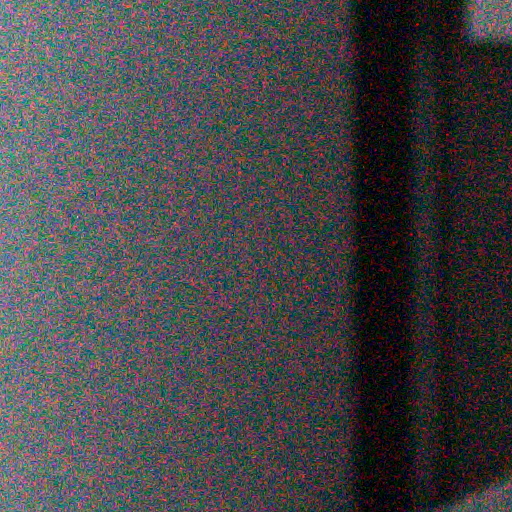
%> input picture dataset/batch10/noisy.bmp, 512 x 512 px
$ octave Denoising_Main.m   (GNU Octave 9; MATLAB toolbox functions it lacks are replaced by stand-ins)
%> lines starting %> are read from the running program, lines starting %| are printed output that depends on the picture
%> further down, Noisy_Image is the input picture: size 512x512x3 uint8; mean R, G, B 69.7, 68.7, 70.9
### algoritms/matlab/NCSR/Utilities/NCSR_Denoising.m
% =========================================================================
% NCSR for image denoising, Version 1.0
% Copyright(c) 2013 Weisheng Dong, Lei Zhang, Guangming Shi, and Xin Li
% All Rights Reserved.
%
% ----------------------------------------------------------------------
% Permission to use, copy, or modify this software and its documentation
% for educational and research purposes only and without fee is here
% granted, provided that this copyright notice and the original authors'
% names appear on all copies and supporting documentation. This program
% shall not be used, rewritten, or adapted as the basis of a commercial
% software or hardware product without first obtaining permission of the
% authors. The authors make no representations about the suitability of
% this software for any purpose. It is provided "as is" without express
% or implied warranty.
%----------------------------------------------------------------------
%
% This is an implementation of the algorithm for image interpolation
%
% Please cite the following paper if you use this code:
%
% Weisheng Dong, Lei Zhang, Guangming Shi, and Xin Li.,"Nonlocally
% centralized sparse representation for image restoration", IEEE Trans. on
% Image Processing, vol. 22, no. 4, pp. 1620-1630, Apr. 2013.
%
%--------------------------------------------------------------------------
function im_out  =  NCSR_Denoising( par )
nim           =   par.nim;
[h, w, ch]     =   size(nim);
%> h = 512; w = 512; ch = 3
par.step      =   1;
par.h         =   h;
%> par.h = 512
par.w         =   w;
%> par.w = 512
dim           =   uint8(zeros(h, w, ch));

if  ch == 3
    n_im           =   rgb2ycbcr( uint8(nim) );
%> n_im: size 512x512x3 uint8; mean of channels 1, 2, 3 75.5, 128.8, 128.3
    dim(:,:,2)     =   n_im(:,:,2);
%> dim: size 512x512x3 uint8; mean of channels 1, 2, 3 0, 128.8, 0
    dim(:,:,3)     =   n_im(:,:,3);
%> dim: size 512x512x3 uint8; mean of channels 1, 2, 3 0, 128.8, 128.3
    n_im           =   double( n_im(:,:,1));
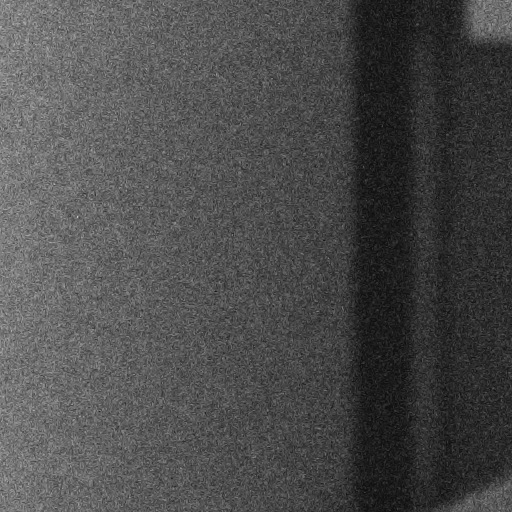
%> n_im: size 512x512 double; min 16, max 202, mean 75.5

else
    n_im           =   nim;
end

[d_im]     =   Denoising(n_im, par);


[h, w, ch]  =  size(nim);

if ch==3
    dim(:,:,1)   =  uint8(d_im);
    im_out       =  double(ycbcr2rgb( dim ));
else
    im_out  =  d_im;
end
return;


function  [d_im ]    =   Denoising(n_im, par)
[h1, w1]     =   size(n_im);
%> h1 = 512; w1 = 512

par.tau1    =   0.1;
par.tau2    =   0.2;
par.tau3    =   0.3;
d_im        =   n_im;
lamada      =   0.02;
v           =   par.nSig;
%> v = 20
cnt         =   1;

for k    =  1:par.K

    Dict          =   KMeans_PCA( d_im, par, par.cls_num );
    [blk_arr, wei_arr]     =   Block_matching( d_im, par);

    for i  =  1 : 3
        d_im    =   d_im + lamada*(n_im - d_im);
        dif     =   d_im-n_im;
        vd      =   v^2-(mean(mean(dif.^2)));

        if (i ==1 && k==1)
            par.nSig  = sqrt(abs(vd));
        else
            par.nSig  = sqrt(abs(vd))*par.lamada;
        end

        [alpha, beta, Tau1]   =   Cal_Parameters( d_im, par, Dict, blk_arr, wei_arr );

        d_im        =   NCSR_Shrinkage( d_im, par, alpha, beta, Tau1, Dict, 1 );

        cnt   =  cnt + 1;
%         imwrite(d_im./255, 'Results\tmp.tif');
    end
end

### algoritms/matlab/NCSR/Utilities/KMeans_PCA.m
% =========================================================================
% NCSR for image denoising, Version 1.0
% Copyright(c) 2013 Weisheng Dong, Lei Zhang, Guangming Shi, and Xin Li
% All Rights Reserved.
%
% ----------------------------------------------------------------------
% Permission to use, copy, or modify this software and its documentation
% for educational and research purposes only and without fee is here
% granted, provided that this copyright notice and the original authors'
% names appear on all copies and supporting documentation. This program
% shall not be used, rewritten, or adapted as the basis of a commercial
% software or hardware product without first obtaining permission of the
% authors. The authors make no representations about the suitability of
% this software for any purpose. It is provided "as is" without express
% or implied warranty.
%----------------------------------------------------------------------
%
% This is an implementation of the algorithm for image interpolation
%
% Please cite the following paper if you use this code:
%
% Weisheng Dong, Lei Zhang, Guangming Shi, and Xin Li.,"Nonlocally
% centralized sparse representation for image restoration", IEEE Trans. on
% Image Processing, vol. 22, no. 4, pp. 1620-1630, Apr. 2013.
%
%--------------------------------------------------------------------------
function  Dict   =  KMeans_PCA( im, par, cls_num )
b         =   par.win;
psf       =   fspecial('gauss', par.win+2, par.sigma);
[Y, X]    =   Get_patches(im, b, psf, 1, 1);
for i=2:2:6
   [Ys, Xs]   =   Get_patches(im, b, psf, 1, 0.8^i);
   Y          =   [Y Ys];
   X          =   [X Xs];
end

delta       =   sqrt(par.nSig^2+16);
v           =   sqrt( mean( Y.^2 ) );
[a, i0]     =   find( v<delta );
if length(i0)<par.m_num
    D0      =   dctmtx(par.win^2);
else
    D0      =   getpca( X(:, i0), par.nSig );
end
set         =   1:size(Y, 2);
set(i0)     =   [];
Y           =   Y(:,set);
X           =   X(:,set);

itn       =   14;
m_num     =   par.m_num;
rand('seed',0);

[cls_idx, vec, cls_num]   =  Clustering(Y, cls_num, itn, m_num);
vec   =  vec';


[s_idx, seg]   =  Proc_cls_idx( cls_idx );
PCA_D          =  zeros(b^4, cls_num);
for  i  =  1 : length(seg)-1

    idx    =   s_idx(seg(i)+1:seg(i+1));
    cls    =   cls_idx(idx(1));
    X1     =   X(:, idx);

    [P, mx]   =  getpca(X1, par.nSig);
    PCA_D(:,cls)    =  P(:);
end

[Y, X]      =   Get_patches(im, b, psf, par.step, 1);
cls_idx     =   zeros(size(X, 2), 1);

v           =   sqrt( mean( Y.^2 ) );
[a, ind]    =   find( v<delta );

set         =   1:size(X, 2);
set(ind)    =   [];
L           =   size(set,2);
vec         =   vec';
b2          =   size(Y, 1);

for j = 1 : L
    dis   =   (vec(:, 1) -  Y(1, set(j))).^2;
    for i = 2 : b2
        dis  =  dis + (vec(:, i)-Y(i, set(j))).^2;
    end
    [val ind]      =   min( dis );
    cls_idx( set(j) )   =   ind;
end

[s_idx, seg]   =  Proc_cls_idx( cls_idx );

Dict.PCA_D       =   PCA_D;
Dict.cls_idx     =   cls_idx;
Dict.s_idx       =   s_idx;
Dict.seg         =   seg;
Dict.D0          =   D0;


%--------------------------------------------------
function  [Py  Px]  =  Get_patches( im, b, psf, s, scale )
im        =  imresize( im, scale, 'bilinear' );

[h w ch]  =  size(im);
ws        =  floor( size(psf,1)/2 );

if  ch==3
    lrim      =  rgb2ycbcr( uint8(im) );
    im        =  double( lrim(:,:,1));
end

lp_im     =  conv2( psf, im );
lp_im     =  lp_im(ws+1:h+ws, ws+1:w+ws);
hp_im     =  im - lp_im;

N         =  h-b+1;
M         =  w-b+1;
% s         =  1;
r         =  [1:s:N];
r         =  [r r(end)+1:N];
c         =  [1:s:M];
c         =  [c c(end)+1:M];
L         =  length(r)*length(c);
Py        =  zeros(b*b, L, 'single');
Px        =  zeros(b*b, L, 'single');

k    =  0;
for i  = 1:b
    for j  = 1:b
        k       =  k+1;
        blk     =  hp_im(r-1+i,c-1+j);
        Py(k,:) =  blk(:)';

        blk     =  im(r-1+i,c-1+j);
        Px(k,:) =  blk(:)';
    end
end

%------------------------------------------------------------------------
%------------------------------------------------------------------------
function   [cls_idx,vec,cls_num]  = Clustering(Y, cls_num, itn, m_num)
Y         =   Y';
[L b2]    =   size(Y);
P         =   randperm(L);
P2        =   P(1:cls_num);
vec       =   Y(P2(1:end), :);

for i = 1 : itn

    mse       =  0;
    cnt       =  zeros(1, cls_num);

    v_dis    =   zeros(L, cls_num);
    for  k = 1 : cls_num
        v_dis(:, k) = (Y(:,1) - vec(k,1)).^2;
        for c = 2:b2
            v_dis(:,k) =  v_dis(:,k) + (Y(:,c) - vec(k,c)).^2;
        end
    end

    [val cls_idx]     =   min(v_dis, [], 2);

    [s_idx, seg]   =  Proc_cls_idx( cls_idx );
    for  k  =  1 : length(seg)-1
        idx    =   s_idx(seg(k)+1:seg(k+1));
        cls    =   cls_idx(idx(1));
        vec(cls,:)    =   mean(Y(idx, :));
        cnt(cls)      =   length(idx);
    end

    if (i==itn-2)
        [val ind]  =  min( cnt );
        while (val<m_num) && (cls_num>=40)
            vec(ind, :)    =  [];
            cls_num       =  cls_num - 1;
            cnt(ind)      =  [];

            [val  ind]    =  min(cnt);
        end
    end
end

### algoritms/matlab/NCSR/Utilities/getpca.m
function [P, mx]=getpca(X, nsig)

%X: MxN matrix (M dimensions, N trials)
%Y: Y=P*X
%P: the transform matrix
%V: the variance vector

[M,N]=size(X);

mx   =  mean(X,2);
mx2  =  repmat(mx,1,N);

X=X-mx2;

CovX=X*X'/(N-1);

CovX  =  CovX - diag(nsig^2*ones(size(CovX,1),1));
ind = find(CovX<0);
CovX(ind) =0.0001;

[P,V]=eig(CovX);

V=diag(V);
[t,ind]=sort(-V);
% V=V(ind);
P=P(:,ind);
P=P';
% Y=P*X;

return;

### algoritms/matlab/NCSR/Utilities/Block_matching.m
% =========================================================================
% NCSR for image denoising, Version 1.0
% Copyright(c) 2013 Weisheng Dong, Lei Zhang, Guangming Shi, and Xin Li
% All Rights Reserved.
%
% ----------------------------------------------------------------------
% Permission to use, copy, or modify this software and its documentation
% for educational and research purposes only and without fee is here
% granted, provided that this copyright notice and the original authors'
% names appear on all copies and supporting documentation. This program
% shall not be used, rewritten, or adapted as the basis of a commercial
% software or hardware product without first obtaining permission of the
% authors. The authors make no representations about the suitability of
% this software for any purpose. It is provided "as is" without express
% or implied warranty.
%----------------------------------------------------------------------
%
% This is an implementation of the algorithm for image interpolation
%
% Please cite the following paper if you use this code:
%
% Weisheng Dong, Lei Zhang, Guangming Shi, and Xin Li.,"Nonlocally
% centralized sparse representation for image restoration", IEEE Trans. on
% Image Processing, vol. 22, no. 4, pp. 1620-1630, Apr. 2013.
%
%--------------------------------------------------------------------------
function [pos_arr, wei_arr]  =  Block_matching(im, par)
S         =  30;
f         =  par.win;
f2        =  f^2;
nv        =  par.nblk;
s         =  par.step;
hp        =  max(12*par.nSig, par.hp);

N         =  size(im,1)-f+1;
M         =  size(im,2)-f+1;
r         =  [1:s:N];
r         =  [r r(end)+1:N];
c         =  [1:s:M];
c         =  [c c(end)+1:M];
L         =  N*M;
X         =  zeros(f*f, L, 'single');

k    =  0;
for i  = 1:f
    for j  = 1:f
        k    =  k+1;
        blk  =  im(i:end-f+i,j:end-f+j);
        X(k,:) =  blk(:)';
    end
end

I     =   (1:L);
I     =   reshape(I, N, M);
N1    =   length(r);
M1    =   length(c);
pos_arr   =  zeros(nv, N1*M1 );
wei_arr   =  zeros(nv, N1*M1 );
X         =  X';

for  i  =  1 : N1
    for  j  =  1 : M1

        row     =   r(i);
        col     =   c(j);
        off     =  (col-1)*N + row;
        off1    =  (j-1)*N1 + i;

        rmin    =   max( row-S, 1 );
        rmax    =   min( row+S, N );
        cmin    =   max( col-S, 1 );
        cmax    =   min( col+S, M );

        idx     =   I(rmin:rmax, cmin:cmax);
        idx     =   idx(:);
        B       =   X(idx, :);
        v       =   X(off, :);


        dis     =   (B(:,1) - v(1)).^2;
        for k = 2:f2
            dis   =  dis + (B(:,k) - v(k)).^2;
        end
        dis   =  dis./f2;
        [val,ind]   =  sort(dis);
        dis(ind(1))  =  dis(ind(2));

        wei         =  exp( -dis(ind(1:nv))./hp );
        wei         =  wei./(sum(wei)+eps);
        indc        =  idx( ind(1:nv) );
        pos_arr(:,off1)  =  indc;
        wei_arr(:,off1)  =  wei;
    end
end
pos_arr  = pos_arr';
wei_arr  = wei_arr';

### algoritms/matlab/NCSR/Utilities/Parameters_setting.m
function  par  =  Parameters_setting( nSig )
par.method    =   1;
par.nSig      =   nSig;
par.iters     =   1;
par.eps       =   1e-8;
par.cls_num   =   70;

if nSig<=30
    par.c1        =   0.64;         % 0.57
else
    par.c1        =   0.64;
end
par.lamada        =   0.23;  % 0.36
par.hh            =   12;

if nSig <= 10
    par.c1        =   0.56;
    par.lamada    =   0.22;

    par.sigma     =   1.7;
    par.win       =   6;
    par.nblk      =   13;
    par.hp        =   75;
    par.K         =   3;
    par.m_num     =   240;
elseif nSig<=15
    par.c1        =   0.59;
    par.lamada    =   0.22;

    par.sigma     =   1.8;
    par.win       =   6;
    par.nblk      =   13;
    par.hp        =   75;
    par.K         =   3;
    par.m_num     =   240;
elseif nSig <=30
    par.sigma     =   2.0;
    par.win       =   7;
    par.nblk      =   16;
    par.hp        =   80;       %  80
    par.K         =   3;
    par.m_num     =   250;
elseif nSig<=50
    par.c1        =   0.64;

    par.sigma     =   2.4;
    par.win       =   9;
    par.nblk      =   18;
    par.hp        =   90;
    par.K         =   4;
    par.m_num     =   300;
    par.lamada    =   0.26;
else
    par.sigma     =   2.4;
    par.win       =   8;
    par.nblk      =   20;
    par.hp        =   95;
    par.K         =   4;
    par.m_num     =   300;
    par.lamada    =   0.26;
end

### algoritms/matlab/NCSR/Utilities/Proc_cls_idx.m
function  [s_idx, seg]    =  Proc_cls_idx( cls_idx )

[idx  s_idx]    =  sort(cls_idx);

idx2   =  idx(1:end-1) - idx(2:end);
seq    =  find(idx2);

seg    =  [0; seq; length(cls_idx)];

### algoritms/matlab/NCSR/Denoising_Main.m
% =========================================================================
% NCSR for image denoising, Version 1.0
% Copyright(c) 2013 Weisheng Dong, Lei Zhang, Guangming Shi, and Xin Li
% All Rights Reserved.
%
% ----------------------------------------------------------------------
% Permission to use, copy, or modify this software and its documentation
% for educational and research purposes only and without fee is here
% granted, provided that this copyright notice and the original authors'
% names appear on all copies and supporting documentation. This program
% shall not be used, rewritten, or adapted as the basis of a commercial
% software or hardware product without first obtaining permission of the
% authors. The authors make no representations about the suitability of
% this software for any purpose. It is provided "as is" without express
% or implied warranty.
%----------------------------------------------------------------------
%
% This is an implementation of the algorithm for image interpolation
%
% Please cite the following paper if you use this code:
%
% Weisheng Dong, Lei Zhang, Guangming Shi, and Xin Li.,"Nonlocally
% centralized sparse representation for image restoration", IEEE Trans. on
% Image Processing, vol. 22, no. 4, pp. 1620-1630, Apr. 2013.
%
%--------------------------------------------------------------------------
clc;
clear;
randn('seed',0);

BatchPath = '/Users/lbasek/image-denoising-benchmark/dataset/batch5';
Noisy_Image = imread(strcat(BatchPath , '/noisy.bmp'));

dict             =    2;
noise_levels     =    [5, 10, 15, 20, 50, 100];
nSig             =    noise_levels( 4 );

par              =    Parameters_setting( nSig );
par.nim          =     double( Noisy_Image );

%> (the run ends here)
